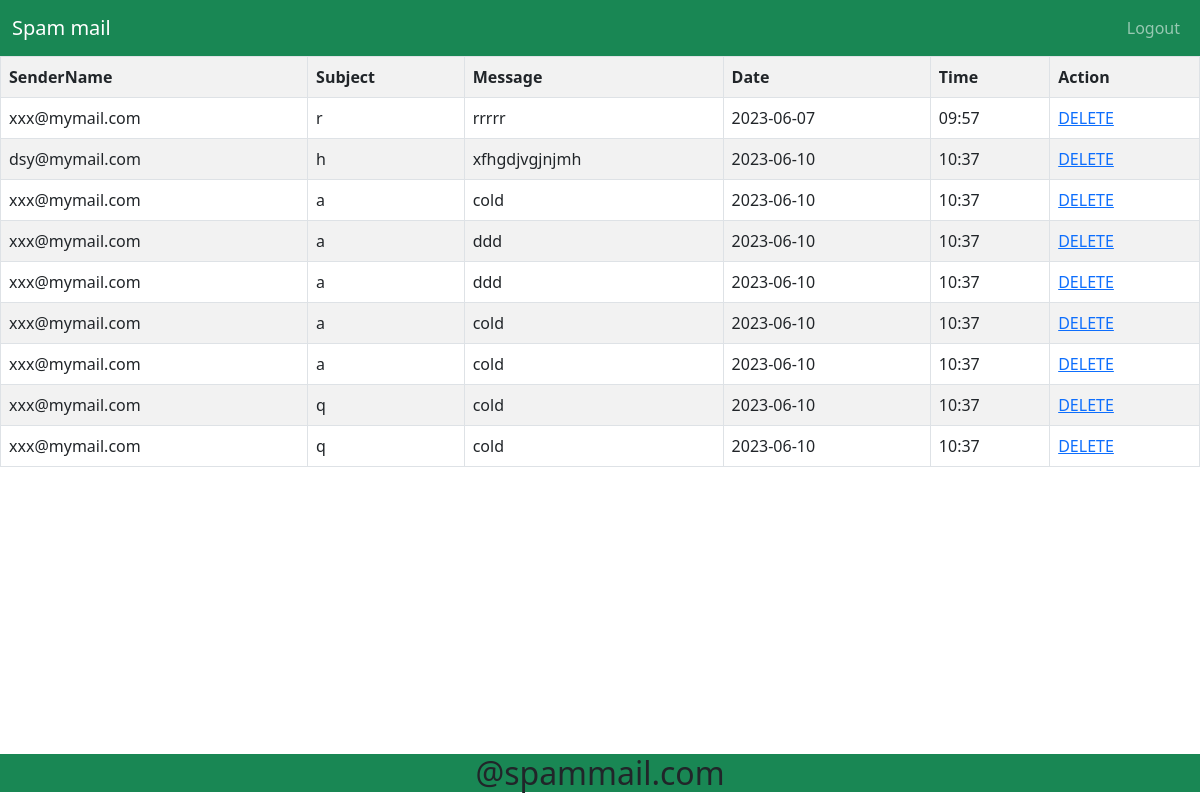
Page /viewtrash/ (signed in) on the committed database.
### user/models.py (models this page shows)
class trash_tb(models.Model):
    messageid=models.ForeignKey(message_tb,on_delete=models.CASCADE)
    userid=models.ForeignKey(register_tb,on_delete=models.CASCADE)
    date=models.CharField(max_length=20)
    time=models.CharField(max_length=20)

class message_tb(models.Model):
    senderid=models.ForeignKey(register_tb,on_delete=models.CASCADE,related_name="sender")
    receiverid=models.ForeignKey(register_tb,on_delete=models.CASCADE,related_name="receiver")
    date=models.CharField(max_length=20)
    time=models.CharField(max_length=20)
    subject=models.CharField(max_length=20)
    message=models.CharField(max_length=20)
    status=models.CharField(max_length=20,default="pending")
    filterstatus=models.CharField(max_length=20,default="pending")

class register_tb(models.Model):
    name=models.CharField(max_length=20)
    address=models.CharField(max_length=20)
    gender=models.CharField(max_length=20)
    phone=models.CharField(max_length=20)
    dob=models.CharField(max_length=20)
    username=models.CharField(max_length=20)
    password=models.CharField(max_length=20)
    countryid=models.ForeignKey(country_tb,on_delete=models.CASCADE)
    stateid=models.ForeignKey(state_tb,on_delete=models.CASCADE)
    securityquestion=models.CharField(max_length=20,default="abc")
    answer=models.CharField(max_length=20,default="abc")

### user/views.py (the view)
# urls.py: path('viewtrash/',userview.viewtrash,name="viewtrash"),
def viewtrash(request):
    receiver=request.session['id']
    tr=trash_tb.objects.filter(userid_id=receiver)
    return render(request,'viewtrash.html',{'tsh':tr})

### template/viewtrash.html (shortened to what this page needs)
<!DOCTYPE html>
<html lang="en">
<head>
    <link rel="stylesheet" href="/static\css\bootstrap.css">
</head>
<body>
    <div class="navbar navbar-expand-lg navbar-dark bg-success">
        <div class="container-fluid">
            <a class="navbar-brand" href="#">Spam mail</a>
            <ul class="navbar-nav ">
                <li class="nav-item">
                    <a class="nav-link" href="{% url 'logout' %}">Logout</a>
                </li>
        </div>
    </div>
        <table class="table table-bordered table-hover table-striped table-responsive">
        <tr>
            <th>SenderName</th>
            <th>Subject</th>
            <th>Message</th>
            <th>Date</th>
            <th>Time</th>
            <th>Action</th>
        </tr>
        {% for t in tsh %}
        <tr>
            <td>{{t.messageid.senderid.username}}</td>
            <td>{{t.messageid.subject}}</td>
            <td>{{t.messageid.message}}</td>
            <td>{{t.date}}</td>
            <td>{{t.time}}</td>
            <td><a href="{% url 'delmsg' t.id %}">DELETE</a></td>
        </tr>
        {% endfor %}
    </table>
</body>
</html>
<div class="fixed-bottom">
    <h2 class="bg-success text-center">@spammail.com</h2>
</div>

### rows in the picture
trash_tb: messageid.senderid.username "xxx@mymail.com", messageid.subject "r", messageid.message "rrrrr", date "2023-06-07", time "09:57"
trash_tb: messageid.senderid.username "dsy@mymail.com", messageid.subject "h", messageid.message "xfhgdjvgjnjmh", date "2023-06-10", time "10:37"
trash_tb: messageid.senderid.username "xxx@mymail.com", messageid.subject "a", messageid.message "cold", date "2023-06-10", time "10:37"
trash_tb: messageid.senderid.username "xxx@mymail.com", messageid.subject "a", messageid.message "ddd", date "2023-06-10", time "10:37"
trash_tb: messageid.senderid.username "xxx@mymail.com", messageid.subject "a", messageid.message "ddd", date "2023-06-10", time "10:37"
trash_tb: messageid.senderid.username "xxx@mymail.com", messageid.subject "a", messageid.message "cold", date "2023-06-10", time "10:37"
trash_tb: messageid.senderid.username "xxx@mymail.com", messageid.subject "a", messageid.message "cold", date "2023-06-10", time "10:37"
trash_tb: messageid.senderid.username "xxx@mymail.com", messageid.subject "q", messageid.message "cold", date "2023-06-10", time "10:37"
trash_tb: messageid.senderid.username "xxx@mymail.com", messageid.subject "q", messageid.message "cold", date "2023-06-10", time "10:37"
